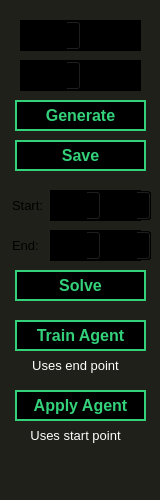
    <widget class="QWidget" name="MazePage">
     <property name="sizePolicy">
      <sizepolicy hsizetype="Fixed" vsizetype="Fixed">
       <horstretch>0</horstretch>
       <verstretch>0</verstretch>
      </sizepolicy>
     </property>
     <property name="minimumSize">
      <size>
       <width>0</width>
       <height>500</height>
      </size>
     </property>
     <property name="styleSheet">
      <string notr="true">background-color: rgb(30, 32, 25);</string>
     </property>
     <attribute name="title">
      <string>Maze</string>
     </attribute>
     <widget class="QLabel" name="MazeRowsBg">
      <property name="geometry">
       <rect>
        <x>20</x>
        <y>20</y>
        <width>121</width>
        <height>31</height>
       </rect>
      </property>
      <property name="styleSheet">
       <string notr="true">background-color: rgb(0, 0, 0);</string>
      </property>
      <property name="text">
       <string/>
      </property>
     </widget>
     <widget class="QSpinBox" name="MazeRowsBox">
      <property name="geometry">
       <rect>
        <x>30</x>
        <y>20</y>
        <width>51</width>
        <height>31</height>
       </rect>
      </property>
      <property name="styleSheet">
       <string notr="true">font-size: 11pt;
background-color: rgb(0, 0, 0);</string>
      </property>
      <property name="minimum">
       <number>1</number>
      </property>
      <property name="maximum">
       <number>50</number>
      </property>
     </widget>
     <widget class="QLabel" name="MazeRowsLabel">
      <property name="geometry">
       <rect>
        <x>90</x>
        <y>20</y>
        <width>51</width>
        <height>31</height>
       </rect>
      </property>
      <property name="styleSheet">
       <string notr="true">background-color: rgb(0, 0, 0);</string>
      </property>
      <property name="text">
       <string>&lt;html&gt;&lt;head/&gt;&lt;body&gt;&lt;p&gt;&lt;span style=&quot; font-size:11pt;&quot;&gt;Rows&lt;/span&gt;&lt;/p&gt;&lt;/body&gt;&lt;/html&gt;</string>
      </property>
     </widget>
     <widget class="QLabel" name="MazeColsBg">
      <property name="geometry">
       <rect>
        <x>20</x>
        <y>60</y>
        <width>121</width>
        <height>31</height>
       </rect>
      </property>
      <property name="styleSheet">
       <string notr="true">background-color: black;</string>
      </property>
      <property name="text">
       <string/>
      </property>
     </widget>
     <widget class="QSpinBox" name="MazeColsBox">
      <property name="geometry">
       <rect>
        <x>30</x>
        <y>60</y>
        <width>51</width>
        <height>31</height>
       </rect>
      </property>
      <property name="styleSheet">
       <string notr="true">background-color: black;
font-size: 11pt;</string>
      </property>
      <property name="minimum">
       <number>1</number>
      </property>
      <property name="maximum">
       <number>50</number>
      </property>
     </widget>
     <widget class="QLabel" name="MazeColsLabel">
      <property name="geometry">
       <rect>
        <x>90</x>
        <y>60</y>
        <width>41</width>
        <height>31</height>
       </rect>
      </property>
      <property name="styleSheet">
       <string notr="true">background-color: black;</string>
      </property>
      <property name="text">
       <string>&lt;html&gt;&lt;head/&gt;&lt;body&gt;&lt;p&gt;&lt;span style=&quot; font-size:11pt;&quot;&gt;Cols&lt;/span&gt;&lt;/p&gt;&lt;/body&gt;&lt;/html&gt;</string>
      </property>
     </widget>
     <widget class="QPushButton" name="GenMazeButton">
      <property name="geometry">
       <rect>
        <x>15</x>
        <y>100</y>
        <width>131</width>
        <height>31</height>
       </rect>
      </property>
      <property name="styleSheet">
       <string notr="true">QPushButton {
	color: rgb(51, 209, 122);
	background-color: black;
	font-size: 16px;
	font-weight: bold;
	border: 2px solid  rgb(51, 209, 122);
}

QPushButton:hover {
	color: rgb(87, 227, 137);
	border: 2px solid rgb(87, 227, 137);
}</string>
      </property>
      <property name="text">
       <string>Generate</string>
      </property>
     </widget>
     <widget class="QPushButton" name="SaveMazeButton">
      <property name="geometry">
       <rect>
        <x>15</x>
        <y>140</y>
        <width>131</width>
        <height>31</height>
       </rect>
      </property>
      <property name="styleSheet">
       <string notr="true">QPushButton {
	color: rgb(51, 209, 122);
	background-color: black;
	font-size: 16px;
	font-weight: bold;
	border: 2px solid  rgb(51, 209, 122);
}

QPushButton:hover {
	color: rgb(87, 227, 137);
	border: 2px solid rgb(87, 227, 137);
}</string>
      </property>
      <property name="text">
       <string>Save</string>
      </property>
     </widget>
     <widget class="QLabel" name="SolveStartBg">
      <property name="geometry">
       <rect>
        <x>50</x>
        <y>190</y>
        <width>91</width>
        <height>31</height>
       </rect>
      </property>
      <property name="styleSheet">
       <string notr="true">background-color: rgb(0, 0, 0);</string>
      </property>
      <property name="text">
       <string/>
      </property>
     </widget>
     <widget class="QLabel" name="SolveEndBg">
      <property name="geometry">
       <rect>
        <x>50</x>
        <y>230</y>
        <width>91</width>
        <height>31</height>
       </rect>
      </property>
      <property name="styleSheet">
       <string notr="true">background-color: rgb(0, 0, 0);</string>
      </property>
      <property name="text">
       <string/>
      </property>
     </widget>
     <widget class="QSpinBox" name="SolveStartRow">
      <property name="geometry">
       <rect>
        <x>50</x>
        <y>190</y>
        <width>51</width>
        <height>31</height>
       </rect>
      </property>
      <property name="styleSheet">
       <string notr="true">font-size: 11pt;
background-color: rgb(0, 0, 0);</string>
      </property>
      <property name="minimum">
       <number>0</number>
      </property>
      <property name="maximum">
       <number>50</number>
      </property>
      <property name="value">
       <number>0</number>
      </property>
     </widget>
     <widget class="QSpinBox" name="SolveEndRow">
      <property name="geometry">
       <rect>
        <x>50</x>
        <y>230</y>
        <width>51</width>
        <height>31</height>
       </rect>
      </property>
      <property name="styleSheet">
       <string notr="true">font-size: 11pt;
background-color: rgb(0, 0, 0);</string>
      </property>
      <property name="minimum">
       <number>0</number>
      </property>
      <property name="maximum">
       <number>50</number>
      </property>
      <property name="value">
       <number>0</number>
      </property>
     </widget>
     <widget class="QSpinBox" name="SolveStartCol">
      <property name="geometry">
       <rect>
        <x>100</x>
        <y>190</y>
        <width>51</width>
        <height>31</height>
       </rect>
      </property>
      <property name="styleSheet">
       <string notr="true">font-size: 11pt;
background-color: rgb(0, 0, 0);</string>
      </property>
      <property name="minimum">
       <number>0</number>
      </property>
      <property name="maximum">
       <number>50</number>
      </property>
      <property name="singleStep">
       <number>1</number>
      </property>
      <property name="value">
       <number>0</number>
      </property>
     </widget>
     <widget class="QSpinBox" name="SolveEndCol">
      <property name="geometry">
       <rect>
        <x>100</x>
        <y>230</y>
        <width>51</width>
        <height>31</height>
       </rect>
      </property>
      <property name="styleSheet">
       <string notr="true">font-size: 11pt;
background-color: rgb(0, 0, 0);</string>
      </property>
      <property name="minimum">
       <number>0</number>
      </property>
      <property name="maximum">
       <number>50</number>
      </property>
      <property name="value">
       <number>0</number>
      </property>
     </widget>
     <widget class="QLabel" name="SolveStartLabel">
      <property name="geometry">
       <rect>
        <x>12</x>
        <y>190</y>
        <width>51</width>
        <height>31</height>
       </rect>
      </property>
      <property name="styleSheet">
       <string notr="true">background: transparent;</string>
      </property>
      <property name="text">
       <string>&lt;html&gt;&lt;head/&gt;&lt;body&gt;&lt;p style=&quot;font:10pt;&quot;&gt;Start:&lt;/p&gt;&lt;/body&gt;&lt;/html&gt;</string>
      </property>
     </widget>
     <widget class="QLabel" name="SolveEndLabel">
      <property name="geometry">
       <rect>
        <x>12</x>
        <y>230</y>
        <width>41</width>
        <height>31</height>
       </rect>
      </property>
      <property name="styleSheet">
       <string notr="true">background: transparent;</string>
      </property>
      <property name="text">
       <string>&lt;html&gt;&lt;head/&gt;&lt;body&gt;&lt;p&gt;&lt;span style=&quot; font-size:10pt;&quot;&gt;End:&lt;/span&gt;&lt;/p&gt;&lt;/body&gt;&lt;/html&gt;</string>
      </property>
     </widget>
     <widget class="QPushButton" name="SolveButton">
      <property name="geometry">
       <rect>
        <x>15</x>
        <y>270</y>
        <width>131</width>
        <height>31</height>
       </rect>
      </property>
      <property name="styleSheet">
       <string notr="true">QPushButton {
	color: rgb(51, 209, 122);
	background-color: black;
	font-size: 16px;
	font-weight: bold;
	border: 2px solid  rgb(51, 209, 122);
}

QPushButton:hover {
	color: rgb(87, 227, 137);
	border: 2px solid rgb(87, 227, 137);
}

QPushButton:disabled {
	color: gray;
	border: 2px solid  gray;
}</string>
      </property>
      <property name="text">
       <string>Solve</string>
      </property>
     </widget>
     <widget class="QPushButton" name="TrainAgentButton">
      <property name="geometry">
       <rect>
        <x>15</x>
        <y>320</y>
        <width>131</width>
        <height>31</height>
       </rect>
      </property>
      <property name="styleSheet">
       <string notr="true">QPushButton {
	color: rgb(51, 209, 122);
	background-color: black;
	font-size: 16px;
	font-weight: bold;
	border: 2px solid  rgb(51, 209, 122);
}

QPushButton:hover {
	color: rgb(87, 227, 137);
	border: 2px solid rgb(87, 227, 137);
}

QPushButton:disabled {
	color: gray;
	border: 2px solid  gray;
}</string>
      </property>
      <property name="text">
       <string>Train Agent</string>
      </property>
     </widget>
     <widget class="QLabel" name="TrainLabel">
      <property name="geometry">
       <rect>
        <x>20</x>
        <y>350</y>
        <width>111</width>
        <height>31</height>
       </rect>
      </property>
      <property name="styleSheet">
       <string notr="true">background-color: transparent;
color:  white;
font: 16px;</string>
      </property>
      <property name="text">
       <string>&lt;html&gt;&lt;head/&gt;&lt;body&gt;&lt;p align=&quot;center&quot;&gt;&lt;span style=&quot; font-size:10pt;&quot;&gt;Uses end point&lt;/span&gt;&lt;/p&gt;&lt;/body&gt;&lt;/html&gt;</string>
      </property>
     </widget>
     <widget class="QPushButton" name="SolveAgentButton">
      <property name="geometry">
       <rect>
        <x>15</x>
        <y>390</y>
        <width>131</width>
        <height>31</height>
       </rect>
      </property>
      <property name="styleSheet">
       <string notr="true">QPushButton {
	color: rgb(51, 209, 122);
	background-color: black;
	font-size: 16px;
	font-weight: bold;
	border: 2px solid  rgb(51, 209, 122);
}

QPushButton:hover {
	color: rgb(87, 227, 137);
	border: 2px solid rgb(87, 227, 137);
}

QPushButton:disabled {
	color: gray;
	border: 2px solid  gray;
}</string>
      </property>
      <property name="text">
       <string>Apply Agent</string>
      </property>
     </widget>
     <widget class="QLabel" name="SolveAgentLabel">
      <property name="geometry">
       <rect>
        <x>20</x>
        <y>420</y>
        <width>111</width>
        <height>31</height>
       </rect>
      </property>
      <property name="styleSheet">
       <string notr="true">background-color: transparent;
color:  white;
font: 16px;</string>
      </property>
      <property name="text">
       <string>&lt;html&gt;&lt;head/&gt;&lt;body&gt;&lt;p align=&quot;center&quot;&gt;&lt;span style=&quot; font-size:10pt;&quot;&gt;Uses start point&lt;/span&gt;&lt;/p&gt;&lt;/body&gt;&lt;/html&gt;</string>
      </property>
     </widget>
     <zorder>SolveStartBg</zorder>
     <zorder>SolveEndBg</zorder>
     <zorder>MazeRowsBg</zorder>
     <zorder>MazeRowsBox</zorder>
     <zorder>MazeRowsLabel</zorder>
     <zorder>MazeColsBg</zorder>
     <zorder>MazeColsBox</zorder>
     <zorder>MazeColsLabel</zorder>
     <zorder>GenMazeButton</zorder>
     <zorder>SaveMazeButton</zorder>
     <zorder>SolveStartRow</zorder>
     <zorder>SolveEndRow</zorder>
     <zorder>SolveStartCol</zorder>
     <zorder>SolveEndCol</zorder>
     <zorder>SolveStartLabel</zorder>
     <zorder>SolveEndLabel</zorder>
     <zorder>SolveButton</zorder>
     <zorder>TrainAgentButton</zorder>
     <zorder>TrainLabel</zorder>
     <zorder>SolveAgentButton</zorder>
     <zorder>SolveAgentLabel</zorder>
    </widget>
